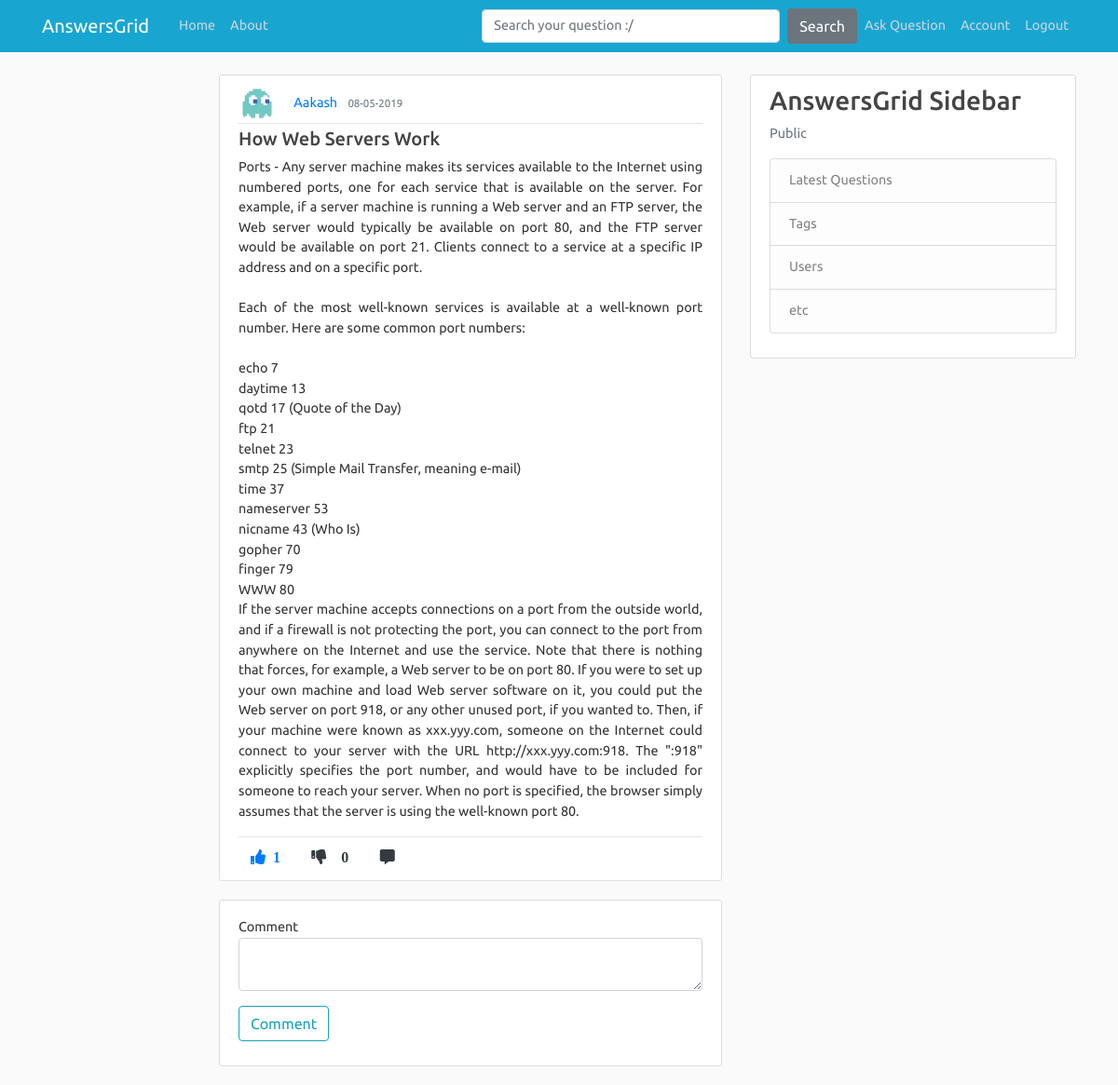
The app's page /post/108/comment (signed in), older data.
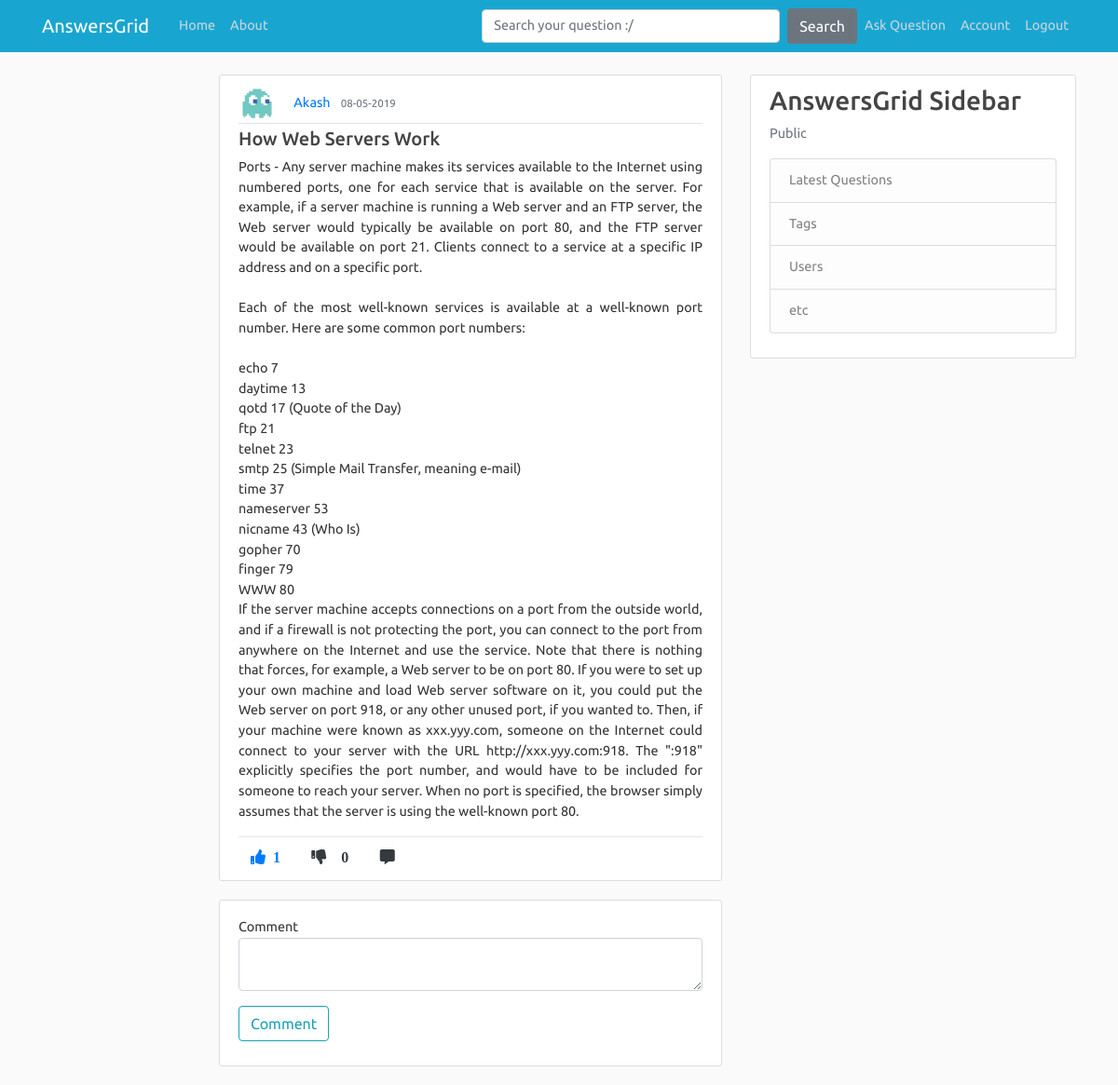
The same page, newer data.
### application/models.py (models this page shows, shortened)
class User(db.Model, UserMixin):
    id = db.Column(db.Integer, primary_key=True)
    username = db.Column(db.String(20), unique=True, nullable=False)
    email = db.Column(db.String(120), unique=True, nullable=False)
    image_file = db.Column(db.String(20), nullable=False, default='default.jpg')
    password = db.Column(db.String(60), nullable=False)
    posts = db.relationship('Post', backref='author', lazy=True)
    comments = db.relationship('Comment', backref='author', lazy=True)

### application/routes.py (the view)
@app.route("/post/<int:post_id>/comment", methods=['GET', 'POST'])
@login_required
def comment_post(post_id):
    post = Post.query.get_or_404(post_id)
    posts_id = post.id
    form = CommentForm()
    if form.validate_on_submit():
        comment = Comment(comment=form.comment.data, post_id=posts_id, user_id=current_user.id)
        post = Post.query.get_or_404(post_id)
        db.session.add(comment)
        db.session.commit()
        print(current_user.id)
        comments = Comment.query.filter(Comment.post_id == post_id).order_by(Comment.date_posted.desc())
        flash('Your comment has been posted', 'success')
        return render_template('comment_post.html', title='Comment', form=form, post=post, comments=comments)
    else:
        comments = Comment.query.filter(Comment.post_id == post_id).order_by(Comment.date_posted.desc())
        return render_template('comment_post.html', title='Comment', form=form, post=post, comments=comments)

### application/forms.py
class CommentForm(FlaskForm):
    comment = TextAreaField(validators=[DataRequired(), Length(min=1, max=500)])
    submit = SubmitField('Comment')

### application/models.py (called while the page is built)
@login_manager.user_loader
def load_user(user_id):
    return User.query.get(int(user_id))

### application/templates/comment_post.html (shortened to what this page needs)
{% extends "layout.html" %}
{% block content %}
    <article class="media content-section">
      <div class="media-body">
        <div class="article-metadata">
          <img class="rounded-circle article-img" src="{{ url_for('static', filename='profile_pics/' + post.author.image_file) }}">
          <a class="mr-2" href="{{ url_for('user_posts', username=post.author.username) }}">{{ post.author.username }}</a>
          <small class="text-muted">{{ post.date_posted.strftime('%d-%m-%Y') }}</small>
        </div>
        <h5 class="article-title text-justify">{{ post.title }}</h5>
        <p class="article-content text-justify ">{{ post.content }}</p>
        <p><a class="article-content text-justify" href=" #">{{ post.tags }}</a></p> <hr>
        <div class="footRow">
          {%  if current_user.is_authenticated %}
            <a href="{{ url_for('upvote', post_id=post.id, user_id=current_user.id) }}"><i class="fas fa-thumbs-up mr-1 btn text-primary upvote"><span class="ml-2 likes-count">{{ post.like_count }}</span></i></a>
            <a href="{{ url_for('downvote', post_id=post.id, user_id=current_user.id) }}"><i class="fas fa-thumbs-down mr-1 btn text-dark"><span id="demo" class="ml-3">{{ post.dislike_count }}</i></a>
            <a href="{{url_for('comment_post', post_id=post.id)}}"><i class="fas fa-comment-alt mr-3 btn text-dark"></i></a>
          {% endif %}
          </div>
      </div>
    </article>
    <div class="content-section">
        <form method="POST" action="">
                <div class="form-group">
                    {{ form.comment.label(class="form-control-label") }}
                    {% if form.comment.errors %}
                        {{ form.comment(class="form-control form-control-lg is-invalid") }}
                        <div class="invalid-feedback">
                            {% for error in form.comment.errors %}
                                <span>{{ error }}</span>
                            {% endfor %}
                        </div>
                    {% else %}
                        {{ form.comment(class="form-control form-control-lg") }}
                    {% endif %}
                </div>
            <div class="form-group">
                {{ form.submit(class="btn btn-outline-info") }}
            </div>
        </form>
    </div>
{% endblock content %}

Row changes from the older to the newer data that the page shows:
changed User: author.username "Aakash" → "Akash"
